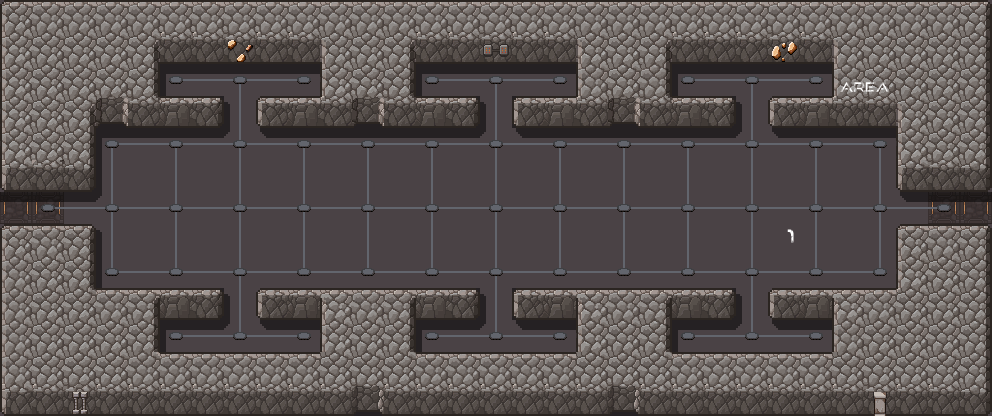

Tiled map render using the project's own tile images. Description and the whole map definition, tile-layer contents included, below:
An orthogonal 31x13 tile map with 32x32 px tiles, 6 tile layers (floor, sh, wall, p, ...), 3 tilesets.

<map version="1.10" tiledversion="1.10.2" orientation="orthogonal" renderorder="right-down" width="31" height="13" tilewidth="32" tileheight="32" infinite="0" nextlayerid="8" nextobjectid="1">
 <tileset firstgid="1" source="scifi_dungeon_tileset2.tsx" />
 <tileset firstgid="241" source="scifi_dungeon_tileset.tsx" />
 <tileset firstgid="433" source="scifi_tileset_01.tsx" />
 <layer id="3" name="floor" width="31" height="13">
  <data encoding="csv">
151,151,151,151,151,151,151,151,151,151,151,151,151,151,151,151,151,151,151,151,151,151,151,151,151,151,151,151,151,151,151,
151,151,151,151,151,151,151,151,151,151,151,151,151,151,151,151,151,151,151,151,151,151,151,151,151,151,151,151,151,151,151,
151,151,151,151,151,151,151,151,151,151,151,151,151,151,151,151,151,151,151,151,151,151,151,151,151,151,151,151,151,151,151,
151,151,151,151,151,151,151,151,151,151,151,151,151,151,151,151,151,151,151,151,151,151,151,151,151,151,151,151,151,151,151,
151,151,151,151,151,151,151,151,151,151,151,151,151,151,151,151,151,151,151,151,151,151,151,151,151,151,151,151,151,151,151,
151,151,151,151,151,151,151,151,151,151,151,151,151,151,151,151,151,151,151,151,151,151,151,151,151,151,151,151,151,151,151,
181,181,151,151,151,151,151,151,151,151,151,151,151,151,151,151,151,151,151,151,151,151,151,151,151,151,151,151,151,181,181,
151,151,151,151,151,151,151,151,151,151,151,151,151,151,151,151,151,151,151,151,151,151,151,151,151,151,151,151,151,151,151,
151,151,151,151,151,151,151,151,151,151,151,151,151,151,151,151,151,151,151,151,151,151,151,151,151,151,151,151,151,151,151,
151,151,151,151,151,151,151,151,151,151,151,151,151,151,151,151,151,151,151,151,151,151,151,151,151,151,151,151,151,151,151,
151,151,151,151,151,151,151,151,151,151,151,151,151,151,151,151,151,151,151,151,151,151,151,151,151,151,151,151,151,151,151,
151,151,151,151,151,151,151,151,151,151,151,151,151,151,151,151,151,151,151,151,151,151,151,151,151,151,151,151,151,151,151,
151,151,151,151,151,151,151,151,151,151,151,151,151,151,151,151,151,151,151,151,151,151,151,151,151,151,151,151,151,151,151
</data>
 </layer>
 <layer id="5" name="sh" width="31" height="13" opacity="0.5">
  <data encoding="csv">
0,0,0,0,0,0,0,0,0,0,0,0,0,0,0,0,0,0,0,0,0,0,0,0,0,0,0,0,0,0,0,
0,0,0,0,0,0,0,0,0,0,0,0,0,0,0,0,0,0,0,0,0,0,0,0,0,0,0,22,0,0,0,
22,22,22,22,0,13,22,22,22,22,0,22,0,13,22,22,22,22,22,22,0,13,22,22,22,22,22,22,22,22,22,
0,0,0,36,0,0,36,33,0,0,0,36,0,0,36,33,36,0,0,36,0,0,36,33,0,0,0,0,0,0,0,
0,0,0,13,22,22,22,23,24,22,22,22,22,22,22,23,24,22,22,22,22,22,22,23,24,22,22,22,0,0,0,
22,0,36,43,0,0,0,0,0,0,0,0,0,0,0,0,0,0,0,0,0,0,0,0,0,0,0,0,0,0,0,
22,22,22,23,0,0,0,0,0,0,0,0,0,0,0,0,0,0,0,0,0,0,0,0,0,0,0,0,24,22,22,
0,0,0,33,0,0,0,0,0,0,0,0,0,0,0,0,0,0,0,0,0,0,0,0,0,0,0,0,0,0,0,
22,22,0,43,0,0,0,0,0,0,0,0,0,0,0,0,0,0,0,0,0,0,0,0,0,0,0,0,0,13,22,
0,0,0,0,0,0,36,33,0,0,0,0,0,0,36,33,36,0,0,0,0,0,36,33,0,0,0,0,0,43,0,
0,0,24,22,0,13,22,23,24,22,22,13,0,13,22,23,24,22,0,13,0,13,22,23,24,22,0,13,22,23,0,
0,0,0,0,0,0,0,0,0,0,0,0,0,0,0,0,0,0,0,0,0,0,0,0,0,0,0,0,0,0,0,
0,0,0,0,0,0,0,0,0,0,0,36,0,0,0,0,0,0,0,36,0,0,0,0,0,0,0,0,0,0,0
</data>
 </layer>
 <layer id="4" name="wall" width="31" height="13">
  <data encoding="csv">
34,53,53,53,53,53,53,53,53,53,53,53,53,53,53,53,53,53,53,53,53,53,53,53,53,53,53,53,53,53,32,
25,1,1,1,11,85,85,334,85,85,15,1,11,85,85,328,85,85,15,1,11,85,85,85,327,85,15,1,1,1,21,
25,1,1,1,21,0,0,0,0,0,25,1,21,0,0,0,0,0,44,1,42,0,0,0,0,0,44,1,1,1,21,
25,1,11,3,86,7,8,0,6,7,85,3,86,7,8,0,6,7,85,3,86,7,8,0,6,7,85,101,15,1,21,
25,1,21,0,0,0,0,0,0,0,0,0,0,0,0,0,0,0,0,0,0,0,0,0,0,0,0,0,25,1,21,
14,82,12,0,0,0,0,0,0,0,0,0,0,0,0,0,0,0,0,0,0,0,0,0,0,0,0,0,14,101,12,
0,0,0,0,0,0,0,0,0,0,0,0,0,0,0,0,0,0,0,0,0,0,0,0,0,0,0,0,0,0,0,
34,53,32,0,0,0,0,0,0,0,0,0,0,0,0,0,0,0,0,0,0,0,0,0,0,0,0,0,34,53,32,
44,1,21,0,0,0,0,0,0,0,0,0,0,0,0,0,0,0,0,0,0,0,0,0,0,0,0,0,25,1,21,
44,1,31,53,65,7,8,0,6,7,64,53,65,7,8,0,6,7,64,53,65,7,8,0,6,7,64,53,35,1,21,
44,1,1,1,21,0,0,0,0,0,25,1,21,0,0,0,0,0,25,1,21,0,0,0,0,0,44,1,1,1,21,
44,1,1,1,52,53,53,53,53,53,1,1,1,53,53,53,53,53,1,1,1,53,53,53,53,53,1,1,1,1,21,
14,85,329,85,85,85,85,85,85,85,85,322,85,85,85,85,85,85,85,322,85,85,85,85,85,85,85,325,85,85,12
</data>
 </layer>
 <layer id="7" name="p" width="31" height="13">
  <data encoding="csv">
0,0,0,0,0,0,0,0,0,0,0,0,0,0,0,0,0,0,0,0,0,0,0,0,0,0,0,0,0,0,0,
0,0,0,0,0,0,0,0,0,0,0,0,0,0,0,0,0,0,0,0,0,0,0,0,0,0,0,0,0,0,0,
0,0,0,0,0,0,0,0,0,0,0,0,0,0,0,0,0,0,0,0,0,0,0,0,0,0,583,584,0,0,0,
0,0,0,0,0,0,0,0,0,0,0,0,0,0,0,0,0,0,0,0,0,0,0,0,0,0,0,0,0,0,0,
0,0,0,0,0,0,0,0,0,0,0,0,0,0,0,0,0,0,0,0,0,0,0,0,0,0,0,0,0,0,0,
0,0,0,0,0,0,0,0,0,0,0,0,0,0,0,0,0,0,0,0,0,0,0,0,0,0,0,0,0,0,0,
0,0,0,0,0,0,0,0,0,0,0,0,0,0,0,0,0,0,0,0,0,0,0,0,0,0,0,0,0,0,0,
0,0,0,0,0,0,0,0,0,0,0,0,0,0,0,0,0,0,0,0,0,0,0,0,586,0,0,0,0,0,0,
0,0,0,0,0,0,0,0,0,0,0,0,0,0,0,0,0,0,0,0,0,0,0,0,0,0,0,0,0,0,0,
0,0,0,0,0,0,0,0,0,0,0,0,0,0,0,0,0,0,0,0,0,0,0,0,0,0,0,0,0,0,0,
0,0,0,0,0,0,0,0,0,0,0,0,0,0,0,0,0,0,0,0,0,0,0,0,0,0,0,0,0,0,0,
0,0,0,0,0,0,0,0,0,0,0,0,0,0,0,0,0,0,0,0,0,0,0,0,0,0,0,0,0,0,0,
0,0,0,0,0,0,0,0,0,0,0,0,0,0,0,0,0,0,0,0,0,0,0,0,0,0,0,0,0,0,0
</data>
 </layer>
 <layer id="6" name="line" width="31" height="13">
  <data encoding="csv">
0,0,0,0,0,0,0,0,0,0,0,0,0,0,0,0,0,0,0,0,0,0,0,0,0,0,0,0,0,0,0,
0,0,0,0,0,0,0,0,0,0,0,0,0,0,0,0,0,0,0,0,0,0,0,0,0,0,0,0,0,0,0,
0,0,0,0,0,170,2684354739,3221225631,2684354739,3221225642,0,0,0,170,2684354739,3221225631,2684354739,3221225642,0,0,0,170,2684354739,3221225631,2684354739,3221225642,0,0,0,0,0,
0,0,0,0,0,0,0,3221225651,0,0,0,0,0,0,0,3221225651,0,0,0,0,0,0,0,3221225651,0,0,0,0,0,0,0,
0,0,0,2684354720,2684354739,3221225631,2684354739,169,2684354739,3221225631,2684354739,3221225631,2684354739,3221225631,2684354739,169,2684354739,3221225631,2684354739,3221225631,2684354739,3221225631,2684354739,169,2684354739,3221225631,2684354739,3221225632,0,0,0,
0,0,0,3221225651,0,3221225651,0,3221225651,0,3221225651,0,3221225651,0,3221225651,0,179,0,179,0,179,0,179,0,179,0,179,0,179,0,0,0,
0,170,1610612915,169,2684354739,169,2684354739,169,2684354739,169,2684354739,169,2684354739,169,2684354739,169,2684354739,169,2684354739,169,2684354739,169,2684354739,169,2684354739,169,2684354739,169,1610612915,3221225642,0,
0,0,0,3221225651,0,3221225651,0,3221225651,0,3221225651,0,3221225651,0,3221225651,0,179,0,179,0,179,0,179,0,179,0,179,0,179,0,0,0,
0,0,0,160,2684354739,159,2684354739,169,2684354739,159,2684354739,159,2684354739,159,2684354739,169,2684354739,159,2684354739,159,2684354739,159,2684354739,169,2684354739,159,2684354739,1610612896,0,0,0,
0,0,0,0,0,0,0,3221225651,0,0,0,0,0,0,0,3221225651,0,0,0,0,0,0,0,3221225651,0,0,0,0,0,0,0,
0,0,0,0,0,170,2684354739,159,2684354739,3221225642,0,0,0,170,2684354739,159,2684354739,3221225642,0,0,0,170,2684354739,159,2684354739,3221225642,0,0,0,0,0,
0,0,0,0,0,0,0,0,0,0,0,0,0,0,0,0,0,0,0,0,0,0,0,0,0,0,0,0,0,0,0,
0,0,0,0,0,0,0,0,0,0,0,0,0,0,0,0,0,0,0,0,0,0,0,0,0,0,0,0,0,0,0
</data>
 </layer>
 <layer id="1" name="point" width="31" height="13">
  <data encoding="csv">
0,0,0,0,0,0,0,0,0,0,0,0,0,0,0,0,0,0,0,0,0,0,0,0,0,0,0,0,0,0,0,
0,0,0,0,0,0,0,0,0,0,0,0,0,0,0,0,0,0,0,0,0,0,0,0,0,0,0,0,0,0,0,
0,0,0,0,0,168,0,168,0,168,0,0,0,168,0,168,0,168,0,0,0,168,0,168,0,168,0,0,0,0,0,
0,0,0,0,0,0,0,0,0,0,0,0,0,0,0,0,0,0,0,0,0,0,0,0,0,0,0,0,0,0,0,
0,0,0,168,0,168,0,168,0,168,0,168,0,168,0,168,0,168,0,168,0,168,0,168,0,168,0,168,0,0,0,
0,0,0,0,0,0,0,0,0,0,0,0,0,0,0,0,0,0,0,0,0,0,0,0,0,0,0,0,0,0,0,
0,168,0,168,0,168,0,168,0,168,0,168,0,168,0,168,0,168,0,168,0,168,0,168,0,168,0,168,0,168,0,
0,0,0,0,0,0,0,0,0,0,0,0,0,0,0,0,0,0,0,0,0,0,0,0,0,0,0,0,0,0,0,
0,0,0,168,0,168,0,168,0,168,0,168,0,168,0,168,0,168,0,168,0,168,0,168,0,168,0,168,0,0,0,
0,0,0,0,0,0,0,0,0,0,0,0,0,0,0,0,0,0,0,0,0,0,0,0,0,0,0,0,0,0,0,
0,0,0,0,0,168,0,168,0,168,0,0,0,168,0,168,0,168,0,0,0,168,0,168,0,168,0,0,0,0,0,
0,0,0,0,0,0,0,0,0,0,0,0,0,0,0,0,0,0,0,0,0,0,0,0,0,0,0,0,0,0,0,
0,0,0,0,0,0,0,0,0,0,0,0,0,0,0,0,0,0,0,0,0,0,0,0,0,0,0,0,0,0,0
</data>
 </layer>
</map>
